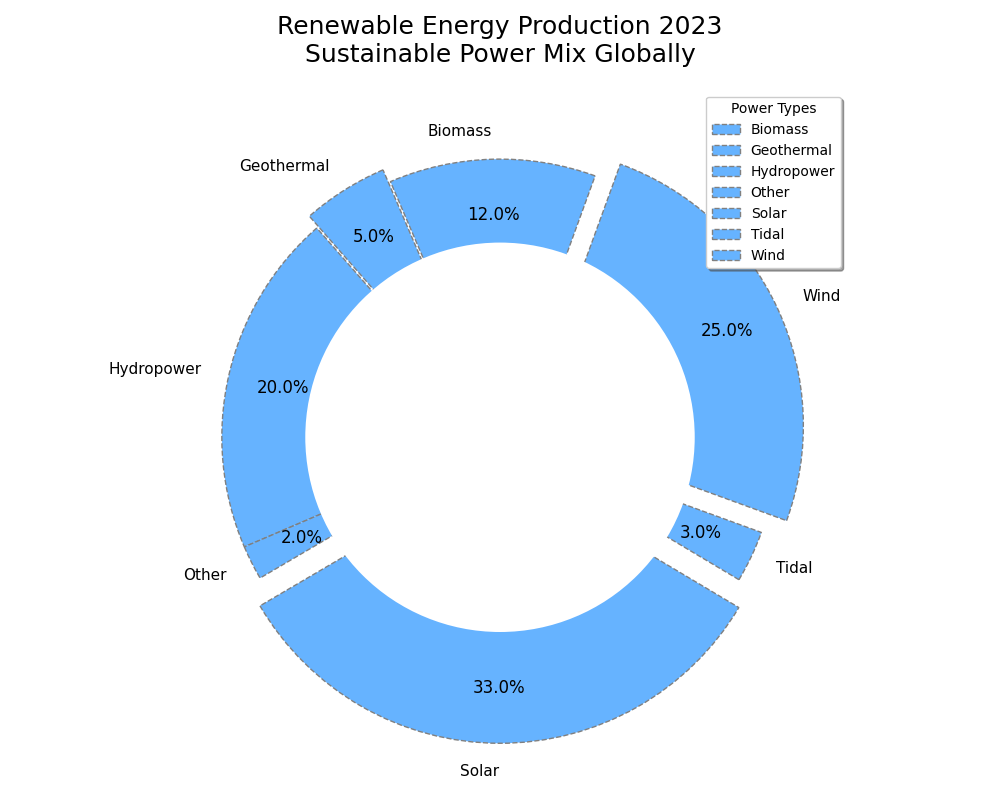

Write the Python code that produced this figure.
import matplotlib.pyplot as plt

energy_sources = ['Biomass', 'Geothermal', 'Hydropower', 'Other', 'Solar', 'Tidal', 'Wind']
energy_share = [12, 5, 20, 2, 33, 3, 25]
colors = ['#66b3ff'] * len(energy_share)  # Apply a single color to all segments
explode = (0, 0.05, 0, 0, 0.1, 0, 0.1)

plt.figure(figsize=(10, 8))
wedges, texts, autotexts = plt.pie(
    energy_share, 
    explode=explode, 
    labels=energy_sources, 
    autopct='%1.1f%%', 
    startangle=70, 
    colors=colors, 
    pctdistance=0.8, 
    wedgeprops={'edgecolor': 'gray', 'linestyle': 'dashed'}, 
    shadow=False
)

for text in texts:
    text.set_fontsize(11)
for autotext in autotexts:
    autotext.set_fontsize(12)
    autotext.set_color('black')
    autotext.set_fontweight('regular')

centre_circle = plt.Circle((0,0), 0.70, fc='white')
fig = plt.gcf()
fig.gca().add_artist(centre_circle)

plt.title('Renewable Energy Production 2023\nSustainable Power Mix Globally', fontsize=18, fontweight='regular', pad=20)
plt.legend(wedges, energy_sources, title="Power Types", loc="best", fancybox=True, shadow=True)
plt.tight_layout()
plt.show()
